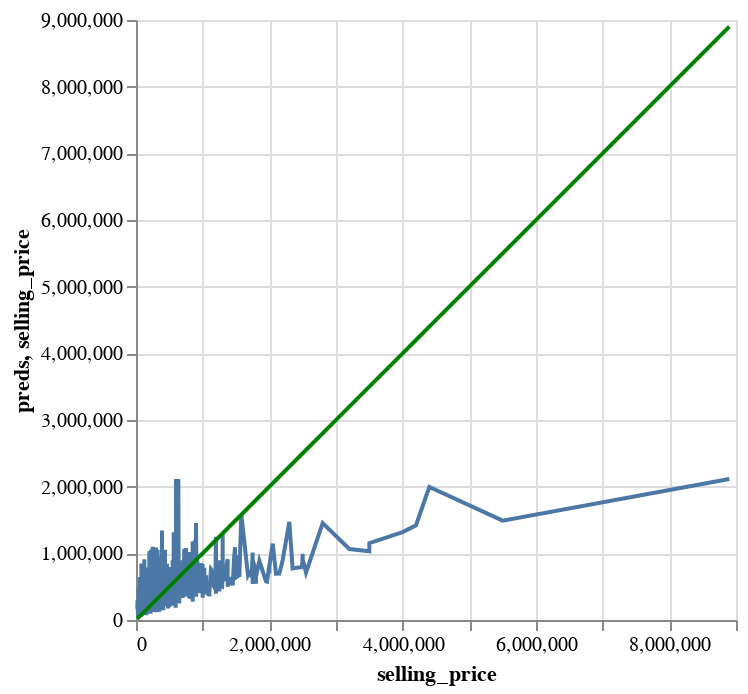

Notebook cell for this chart:
### Code cell
# Solution
perfect_test = alt.Chart(y_train).mark_line(color='green').encode(
    x='selling_price',
    y='selling_price'
)

df_train = y_train.copy()
df_train['preds'] = y_train_preds

pred_chart_test = alt.Chart(df_train).mark_line().encode(
    x='selling_price',
    y='preds'
  )

pred_chart_test + perfect_test

### Figure 1 — Vega-Lite specification as saved in the notebook (floating-point values rounded to 4 significant figures; data arrays with more than 128 entries replaced by an {"elided": "..."} marker saying what was removed)
{"config": {"view": {"continuousWidth": 300, "continuousHeight": 300}}, "layer": [{"data": {"name": "data-6f973dade5da3c5176371c22fd9eeb3f"}, "mark": {"type": "line"}, "encoding": {"x": {"field": "selling_price", "type": "quantitative"}, "y": {"field": "preds", "type": "quantitative"}}}, {"data": {"name": "data-e4e5665a6b7d9a85818ef242cbddd70a"}, "mark": {"type": "line", "color": "green"}, "encoding": {"x": {"field": "selling_price", "type": "quantitative"}, "y": {"field": "selling_price", "type": "quantitative"}}}], "$schema": "https://vega.github.io/schema/vega-lite/v5.20.1.json", "datasets": {"data-6f973dade5da3c5176371c22fd9eeb3f": {"elided": "3265 records"}, "data-e4e5665a6b7d9a85818ef242cbddd70a": {"elided": "3265 records"}}}
